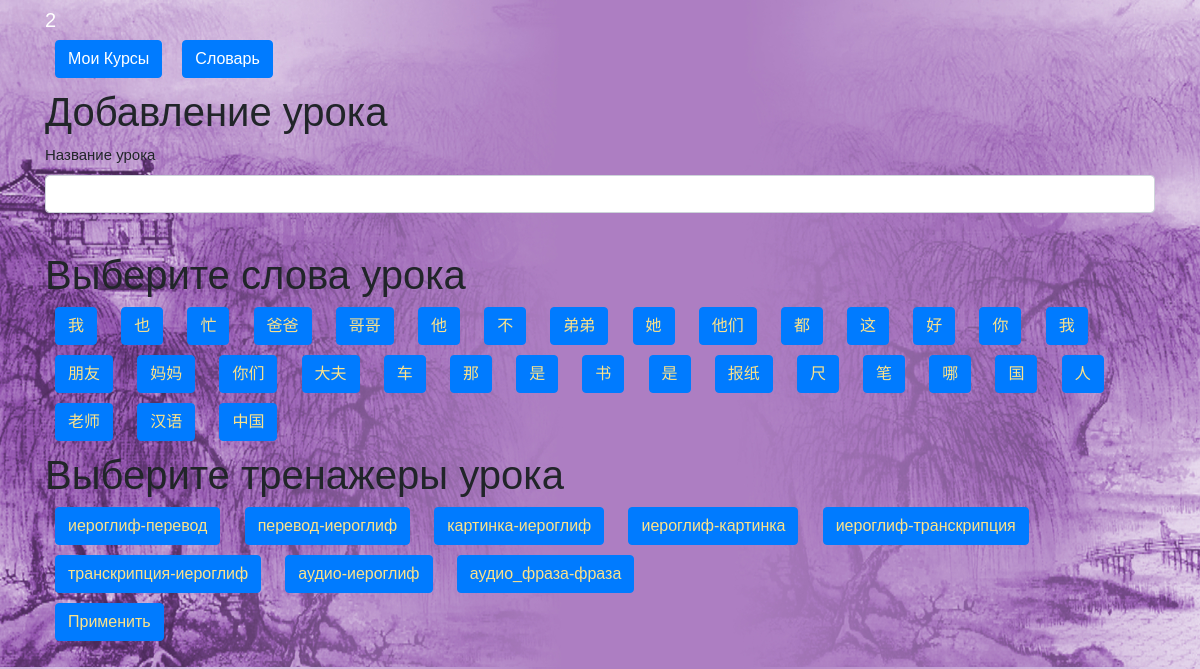
Page /make_lesson/2 (signed in) on the committed database.
### data/users.py (models this page shows, shortened)
class User(SqlAlchemyBase, UserMixin, SerializerMixin):
    __tablename__ = 'users'
    id = sqlalchemy.Column(sqlalchemy.Integer,
                           primary_key=True, autoincrement=True)
    name = sqlalchemy.Column(sqlalchemy.String, nullable=True)
    last_name = sqlalchemy.Column(sqlalchemy.String, nullable=True)
    patronymic = sqlalchemy.Column(sqlalchemy.String, nullable=True)
    email = sqlalchemy.Column(sqlalchemy.String,
                              index=True, unique=True, nullable=True)
    about = sqlalchemy.Column(sqlalchemy.String, nullable=True)
    hashed_password = sqlalchemy.Column(sqlalchemy.String, nullable=True)
    teacher = sqlalchemy.Column(sqlalchemy.Boolean, nullable=True)
    creator = sqlalchemy.Column(sqlalchemy.Integer, nullable=True)
    courses = orm.relation("Courses",
                           secondary="users_to_course",
                           backref="users")
    words = orm.relation("Words", back_populates='user')

### data/words.py (models this page shows)
class Words(SqlAlchemyBase, SerializerMixin):
    __tablename__ = 'words'
    id = sqlalchemy.Column(sqlalchemy.Integer,
                           primary_key=True, autoincrement=True)
    author = sqlalchemy.Column(sqlalchemy.Integer, sqlalchemy.ForeignKey("users.id"), nullable=False)
    user = orm.relation('User')
    hieroglyph = sqlalchemy.Column(sqlalchemy.String, nullable=True)
    translation = sqlalchemy.Column(sqlalchemy.String, nullable=True)
    front_side = sqlalchemy.Column(sqlalchemy.String, nullable=True)
    left_side = sqlalchemy.Column(sqlalchemy.String, nullable=True)
    right_side = sqlalchemy.Column(sqlalchemy.String, nullable=True)
    up_side = sqlalchemy.Column(sqlalchemy.String, nullable=True)
    down_side = sqlalchemy.Column(sqlalchemy.String, nullable=True)
    front_side_audio = sqlalchemy.Column(sqlalchemy.String, nullable=True)
    left_side_audio = sqlalchemy.Column(sqlalchemy.String, nullable=True)
    right_side_audio = sqlalchemy.Column(sqlalchemy.String, nullable=True)
    up_side_audio = sqlalchemy.Column(sqlalchemy.String, nullable=True)
    down_side_audio = sqlalchemy.Column(sqlalchemy.String, nullable=True)

### data/trainers.py (models this page shows)
class Trainers(SqlAlchemyBase, SerializerMixin):
    __tablename__ = 'trainers'
    id = sqlalchemy.Column(sqlalchemy.Integer,
                           primary_key=True, autoincrement=True)
    name = sqlalchemy.Column(sqlalchemy.String, nullable=True)
    check_side = sqlalchemy.Column(sqlalchemy.Integer, nullable=True)
    ans_side = sqlalchemy.Column(sqlalchemy.Integer, nullable=True)

### main.py (the view, shortened to what this page needs)
@app.route('/make_lesson/<int:course_id>', methods=['GET', 'POST'])
@login_required
def make_lesson(course_id):
    form = LessonsForm()
    db_sess = db_session.create_session()
    current_course = db_sess.query(Courses).get(course_id)
    all_words = db_sess.query(Words).all()
    all_trainers = db_sess.query(Trainers).all()
    return render_template('make_lesson.html', form=form, dictionary=all_words,
                           trainers=all_trainers, len_dictionary=len(all_words),
                           len_trainers=len(all_trainers))

### forms/lesson.py
class LessonsForm(FlaskForm):
    name = StringField('Название урока',
                       validators=[DataRequired(), Length(max=32,
                                                          message="Название урока не должно превышать 32 символов")])
    submit = SubmitField('Применить')

### data/db_session.py (called while the page is built)
def create_session() -> Session:
    global __factory
    return __factory()

### main.py (called while the page is built)
@login_manager.user_loader
def load_user(user_id):
    db_sess = db_session.create_session()
    return db_sess.query(User).get(user_id)

### templates/make_lesson.html (shortened to what this page needs)
{% extends "base.html" %}
{% block content %}
<h1>Добавление урока</h1>
<form action="" method="post" name="checks">
    <p>
        {{ form.name.label }}<br>
        {{ form.name(class="form-control") }}<br>
    </p>
    <h1>Выберите слова урока</h1>
    {% for i in range(len_dictionary) %}
    <button id="dict {{ i }}" name="not_lesson_word" type="button" class="btn btn-primary" value="{{ dictionary[i].id }}">{{ dictionary[i].hieroglyph }}</button>
    {% endfor %}
    <h1>Выберите тренажеры урока</h1>
    {% for i in range(len_trainers) %}
    <button id="train {{ i }}" name="not_lesson_trainer" type="button" class="btn btn-primary" value="{{ trainers[i].id }}">{{ trainers[i].name }}</button>
    {% endfor %}
    <p>{{ form.submit(type="submit", class="btn btn-primary") }}</p>
</form>
{% endblock %}

### templates/base.html (shortened to what this page needs)
<!doctype html>
<html lang="en">
<head>
    <link rel="stylesheet"
          href="https://stackpath.bootstrapcdn.com/bootstrap/4.4.1/css/bootstrap.min.css"
>
    <link rel="stylesheet" href="/static/style.css">
</head>
<body>
<header class="header">
    <div class="container">
        <div class="header_inner">
            <nav>
                {% if current_user.is_authenticated %}
                <a class="navbar-brand" href="/logout" style="color: white;">{{ current_user.name
                    }}</a>
                {% endif %}
                {% if current_user.is_authenticated %}
                <div class="nav" id="up buttons">
                    <a id="nav button 1" class="btn btn-primary" href="/courses" style="color: white;">Мои Курсы</a>
                    <a id="nav button 2" class="btn btn-primary" href="/dictionary" style="color: white;">Словарь</a>
                </div>
                {% endif %}
            </nav>
        </div>
    </div>
</header>
<main role="main" class="container">
    {% block content %}{% endblock %}
</main>
</body>
</html>

### static/style.css (style rules this page uses)
body { font-family: 'Montserrat', sans-serif; font-size: 15px; color: #33; background: url('background_paint.jpg'); -webkit-background-size: cover; background-size: cover; }
.header { width: 100%; top: 0; left: 0; right: 0; z-index: 1000; }
.navbar-brand { color: #fff; position: relative; }
.btn { margin: 0 10px; margin-bottom: 10px; }
.btn-primary { display: inline-block; vertical-align: top; color: #fce38a; }

### rows in the picture
User: name "2"
Words: hieroglyph "我"
Words: hieroglyph "也"
Words: hieroglyph "忙"
Words: hieroglyph "爸爸"
Words: hieroglyph "哥哥"
Words: hieroglyph "他"
Words: hieroglyph "不"
Words: hieroglyph "弟弟"
Words: hieroglyph "她"
Words: hieroglyph "他们"
Words: hieroglyph "都"
Words: hieroglyph "这"
Words: hieroglyph "好"
Words: hieroglyph "你"
Words: hieroglyph "我"
Words: hieroglyph "朋友"
Words: hieroglyph "妈妈"
Words: hieroglyph "你们"
Words: hieroglyph "大夫"
Words: hieroglyph "车"
Words: hieroglyph "那"
Words: hieroglyph "是"
Words: hieroglyph "书"
Words: hieroglyph "是"
Words: hieroglyph "报纸"
Words: hieroglyph "尺"
Words: hieroglyph "笔"
Words: hieroglyph "哪"
Words: hieroglyph "国"
Words: hieroglyph "人"
Words: hieroglyph "老师"
Words: hieroglyph "汉语"
Words: hieroglyph "中国"
Trainers: name "иероглиф-перевод"
Trainers: name "перевод-иероглиф"
Trainers: name "картинка-иероглиф"
Trainers: name "иероглиф-картинка"
Trainers: name "иероглиф-транскрипция"
Trainers: name "транскрипция-иероглиф"
Trainers: name "аудио-иероглиф"
Trainers: name "аудио_фраза-фраза"
